Frame 1 (no input): blank canvas, image omitted
Frame 60 (the mouse pressed at the canvas centre just before this capture): blank canvas, image omitted
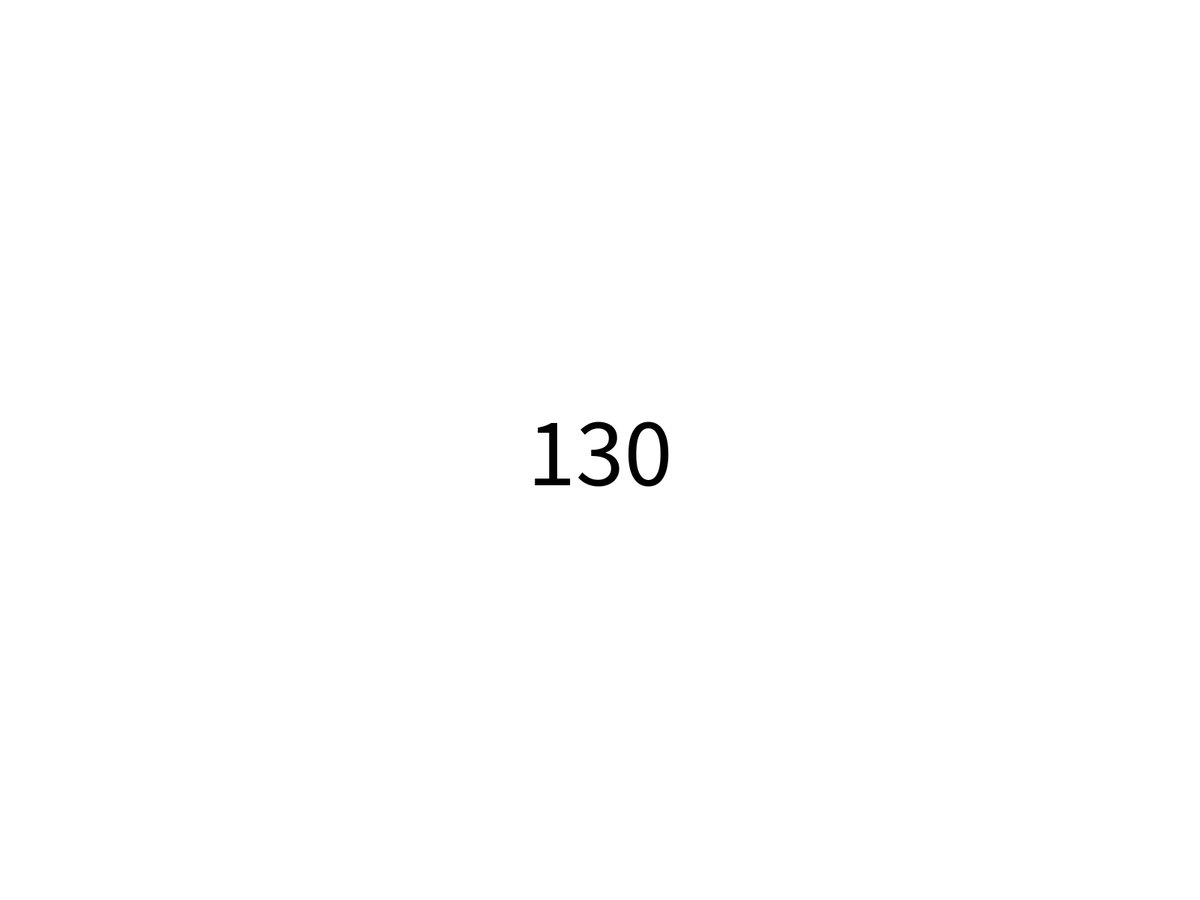
Frame 120 (the mouse held since frame 60 and released just before this capture)

The Processing sketch whose frames 1 and 60 were blank and that drew this single picture after the mouse press (run headless with seeded random() and noise(); from frame 60 on, the mouse is pressed at the canvas centre):

// Processing sketch: textbiggeryeah
// ── textbiggeryeah.pde
int size = 10;

void setup(){
  fullScreen();
  noCursor();
}

void draw(){
  background(255);
  size+=1;
  fill(0);
  textSize(size);
  textAlign(CENTER, CENTER);
  text(size,mouseX,mouseY);
}
